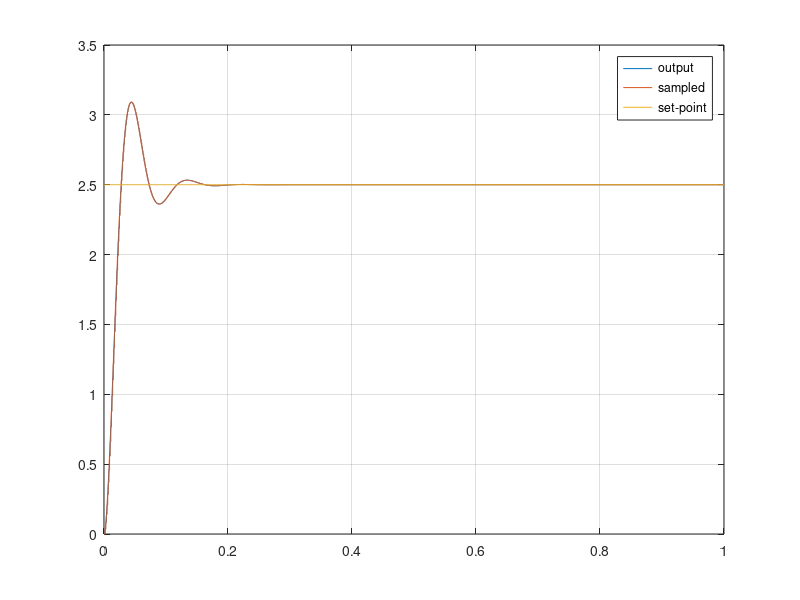
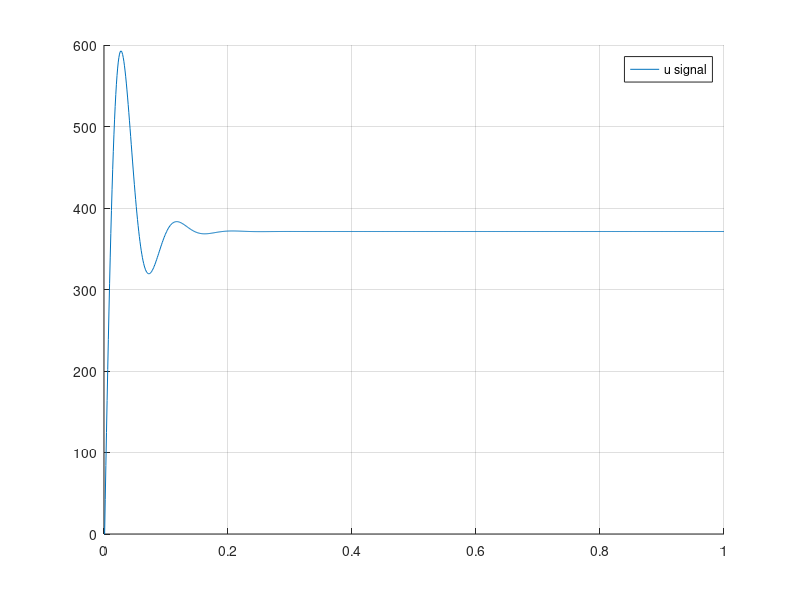
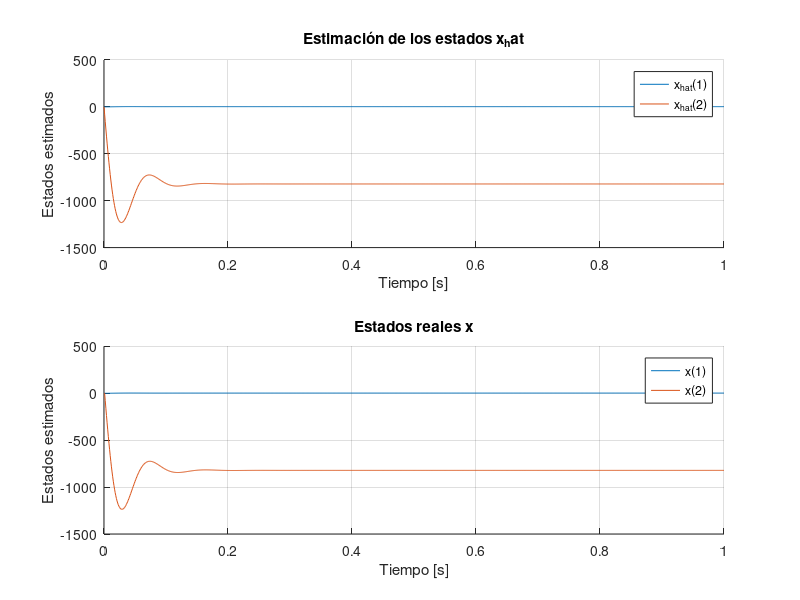
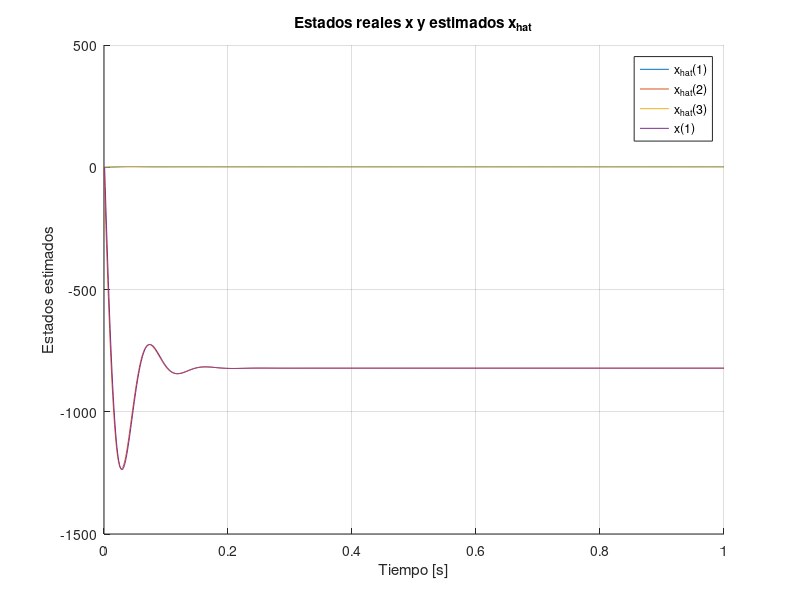

These charts were generated, in order, by the following MATLAB code:
clear all;
close all;
%% Parámetros de Simulación
Ts = 0.001;
Tf = 1;
Nsim = Tf/Ts;
t = 0:Ts:Tf;

%% Señal de Entrada - Set Point
r_sp = 2.5*ones(size(t));

%% Espacio de estados identificado
A = [0 1;-1.914e5 -3744];
B = [2.214; -7000];
C = [1 0];
D = 0;

sys_ss = ss(A, B, C, D);

SS_disc = c2d(sys_ss, Ts);

%% Tamaño vectores Espacio de Estados
nx = length(SS_disc.A);

%% Determinación de la matriz K - LQR
Q = diag([10000 10 10000]);
R = 0.1;

K_hat = lqi(SS_disc, Q, R);
K_new = K_hat(1:nx);
ki = K_hat(end);

%% Observador mediante Kalman
x0 = zeros(1, nx)';
x_hat = ones(nx, Nsim + 1) .* x0; % Estados estimados

% Definir las matrices de covarianza del proceso y de la medición
Q_kalman = 1e-3 * eye(nx);  % Matriz de covarianza del ruido del proceso
R_kalman = 1e-3;            % Covarianza del ruido de medición (ajústalo según el sistema)
P_kalman = eye(nx);               % Matriz de covarianza inicial
P_kalman_pred = eye(nx).*0;

%% Variables Iniciales
x = ones(nx, Nsim + 1) .* x0;

% Salidas del simulador
yOut  = SS_disc.C*x0; 
tOut = 0;
uOut = 0;
dt = linspace(0, Ts, 10)';
integral_error = zeros(1, Nsim);
e = zeros(1, Nsim);
q = zeros(1, Nsim);
y_feedback = SS_disc.C*x0;

%% Representa el tiempo real, cuanto tiempo está corriendo el
% microcontrolador, el tiempo entre interrupciones el tiempo de muestreo
for k = 1:Nsim
    
    if k >= 3/Ts
        r_sp(k) = 0;
    end
    if k >= 10/Ts
        r_sp(k) = 10;
    end
    % Microcontrolador %
    e(k) = r_sp(k) - y_feedback;

    % Con integrador
    u(k) = -ki*q(k) - K_new*x_hat(:, k);
    
    % Predicción del estado y de la covarianza
    x_hat(:, k) = SS_disc.A * x_hat(:, k) + SS_disc.B * u(k);
    P_kalman_pred = SS_disc.A * P_kalman * SS_disc.A' + Q_kalman;
    
    % Corrección (actualización) con la medición
    y_feedback = SS_disc.C * x(:, k);
    y_hat = SS_disc.C * x_hat(:, k);

    K_kalman = P_kalman_pred * SS_disc.C' / (SS_disc.C * P_kalman_pred * SS_disc.C' + R_kalman);
    x_hat(:, k+1) = x_hat(:, k) + K_kalman * (y_feedback - y_hat);
    P_kalman = (eye(nx) - K_kalman * SS_disc.C) * P_kalman_pred;
    
    uOut = [uOut u(k)];
    
    u = u(k)*ones(1, numel(dt)); % ZOH de la U - DAC

    % Sistema en la vida real %
    [y, tsim, XssOut] = lsim(sys_ss, u, dt, x(:, k)); % XssOut es la salida del Espacio de Estados. Cambiar
    x(:, k+1) = XssOut(end, :)'; % x es el vector de estados
    q(k+1) = q(k) + e(k); % Integrador se obtiene con el modelo discretizado
    y_feedback = y(end, :); % Sampling - ADC

    tOut = [tOut (tsim' + t(k))];
    yOut = [yOut y'];
end

%% Gráficos
figure(1)
plot(tOut, yOut);
hold on
stairs(t, SS_disc.C*x);
plot(t, r_sp);
legend('output', 'sampled', 'set-point')
grid on

figure(2)
hold on
plot(t, uOut)
legend('u signal')
grid on

%% Gráficos de la estimación de los estados
figure(3)
hold on
subplot(2,1,1)
    hold on
    for i = 1:nx
        plot(t, x_hat(i, 1:Nsim+1));
    end
    legend('x_{hat}(1)','x_{hat}(2)','x_{hat}(3)');
    grid on
    title('Estimación de los estados x_hat');
    xlabel('Tiempo [s]');
    ylabel('Estados estimados');
subplot(2,1,2)
    hold on
    for i = 1:nx
        plot(t, x(i, 1:Nsim+1));
    end
    legend('x(1)','x(2)','x(3)');
    grid on
    title('Estados reales x');
    xlabel('Tiempo [s]');
    ylabel('Estados estimados');

%% Gráficos de la estimación de los estados junto
figure(4)
hold on
for i = 1:nx
    plot(t, x_hat(i, 1:Nsim+1));
end
legend('x_{hat}(1)','x_{hat}(2)','x_{hat}(3)');
for i = 1:nx
    plot(t, x(i, 1:Nsim+1));
end
legend('x_{hat}(1)','x_{hat}(2)','x_{hat}(3)','x(1)','x(2)','x(3)');
grid on
title('Estados reales x y estimados x_{hat}');
xlabel('Tiempo [s]');
ylabel('Estados estimados');